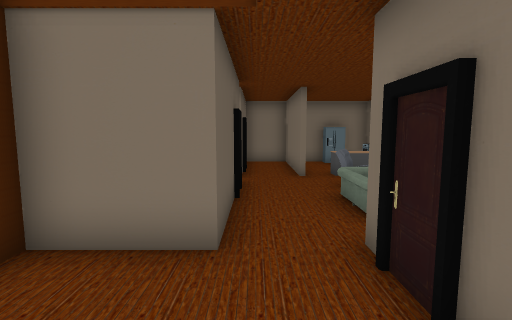
[1] (above)

12 first-person views from a walk through a Unity game level. The camera is 1.4 m above the floor, tilts 6° down and sees 85° across. The floor is counted in squares, 1 m on a side. Each view is taken from the middle of a square. On the plan, view 1 faces up. The plan holds only what a view shows up to about 14 squares ahead; the rest is blank. Door leaves are left out, so doorways stand open. Some surface patterns are stand-ins.

[2]
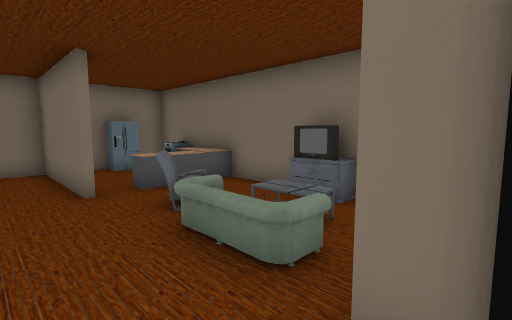

[3]
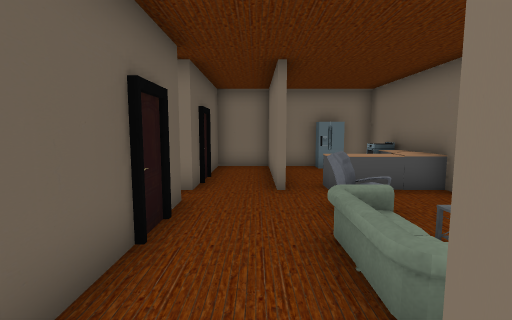

[4]
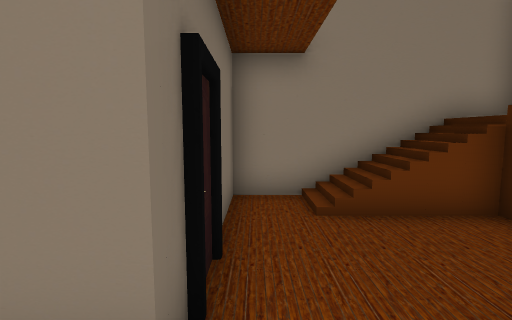

[5]
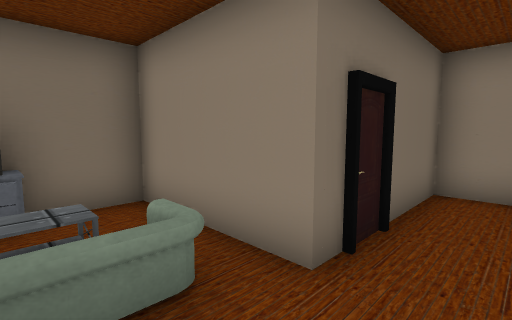

[6]
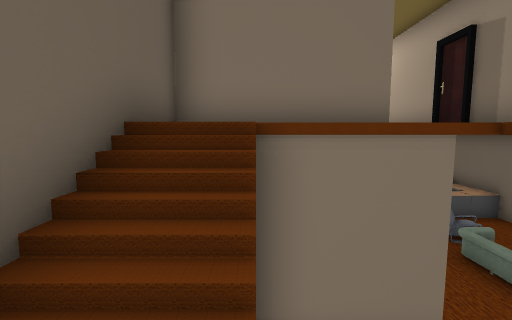

[7]
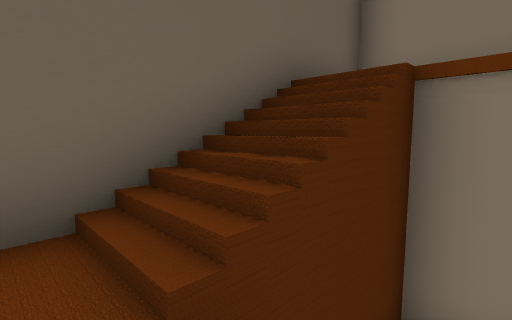

[8]
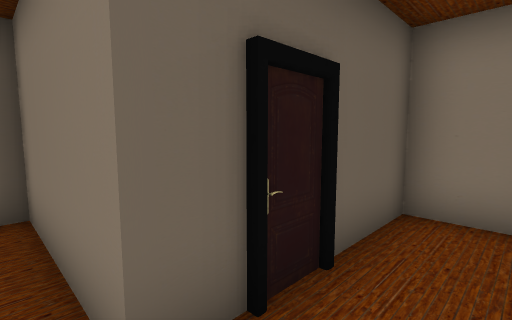

[9]
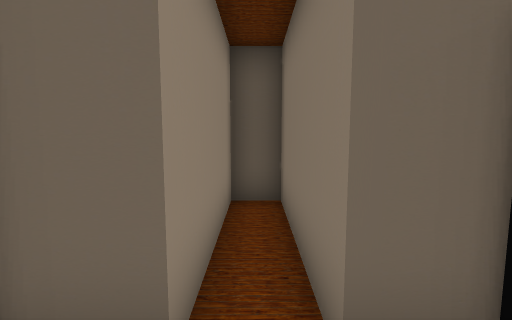

[10]
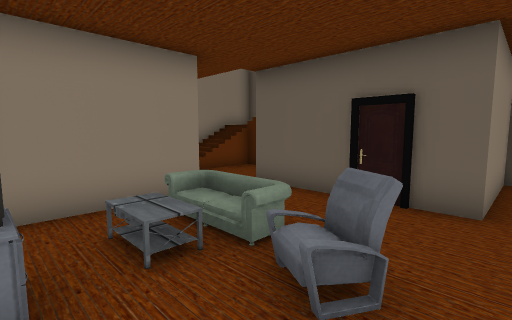

[11]
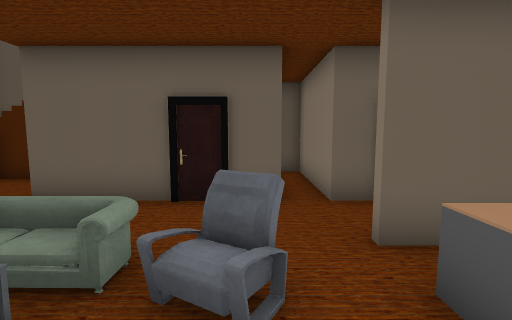

[12]
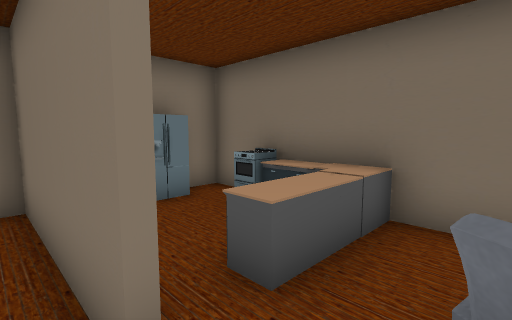

### Floor plan
Key: @ floor where view 1 was taken; # wall or solid block; . main floor; : floor 1.75 m higher than the main floor; / step, stairs or slope; D open door; = window, fence, low wall or low ledge; F fridge; S stove; C cabinet; O other object.
Columns run from 5 left of view 1 to 6 right of it. Each row starts with its distance up from view 1.
 14     #####F##
 13     #..#FF #
 12     #..#..S#
 11     #D.#..C#
 10 #####..#CCC#
  9 #..........#
  8 #####..OO..#
  7     #..O..O#
  6     #..O..O#
  5 #####..= ..#
  4 #    ..#####
  3 #//....#
  2 #//....#
  1 #//....#
  0 #:///@.#
 -1 ########

Positions as (right, up) in squares from view 1, and headings:
1: (0, 0), facing up
2: (0, 3), facing up-right
3: (1, 3), facing up
4: (1, 5), facing down
5: (0, 6), facing down-right
6: (-3, 0), facing up
7: (-2, 0), facing up-left
8: (1, 9), facing up-left
9: (1, 9), facing left
10: (5, 9), facing down-left
11: (5, 8), facing left
12: (1, 8), facing up-right
